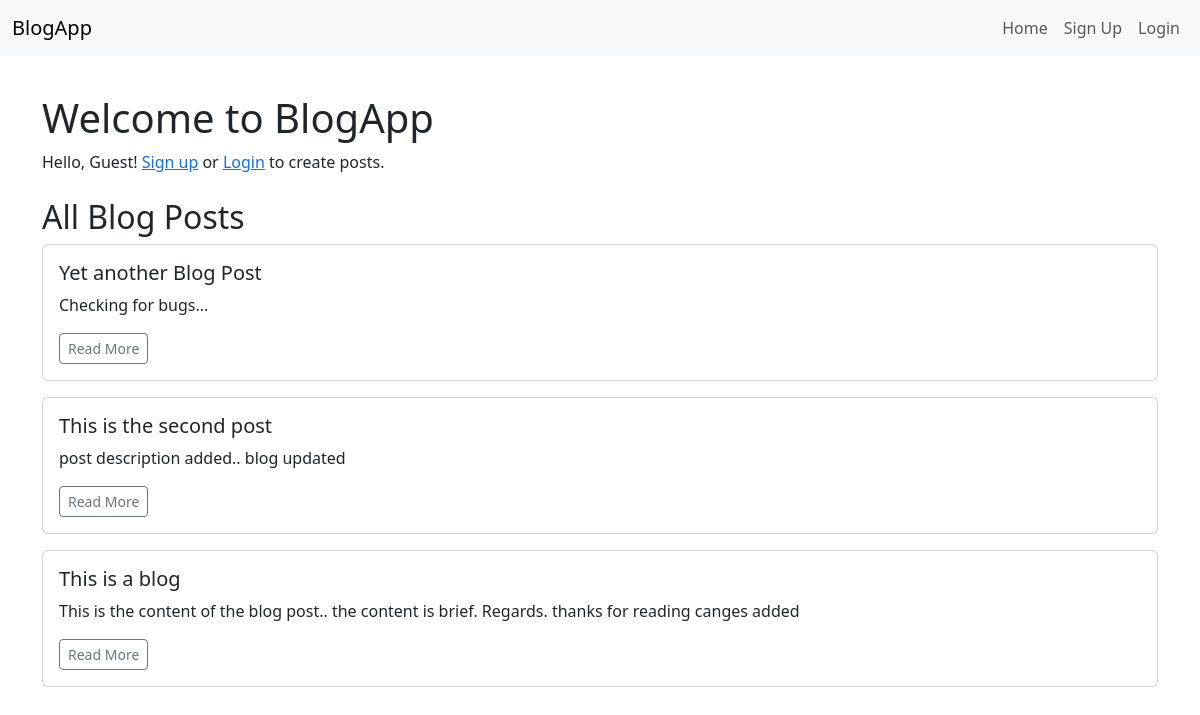
The page / on the database its author committed.
### blog/models.py (models this page shows, shortened)
class Post(models.Model):
    title = models.CharField(max_length=200)
    content = models.TextField()
    author = models.ForeignKey(User, on_delete=models.CASCADE)
    created_at = models.DateTimeField(auto_now_add=True)
    updated_at = models.DateTimeField(auto_now=True)

### blog/views.py (the view)
# urls.py: path('', views.home, name='home'),
def home(request):
    posts = Post.objects.all().order_by('-created_at')
    return render(request, 'home.html', {'posts': posts})

### blog/templates/home.html (shortened to what this page needs)
{% extends 'base.html' %}
{% block content %}
<div class="container mt-4">
  <h1>Welcome to BlogApp</h1>
  {% if user.is_authenticated %}
    <p>Hello, {{ user.username }}!</p>
    <a href="{% url 'create_post' %}" class="btn btn-primary mb-3">Create New Post</a>
  {% else %}
    <p>Hello, Guest! <a href="{% url 'signup' %}">Sign up</a> or <a href="{% url 'login' %}">Login</a> to create posts.</p>
  {% endif %}
  <h2 class="mt-4">All Blog Posts</h2>
  {% for post in posts %}
    <div class="card mb-3">
      <div class="card-body">
        <h5 class="card-title">{{ post.title }}</h5>
        <p class="card-text">{{ post.content|truncatewords:30 }}</p>
        <a href="{% url 'post_detail' post.id %}" class="btn btn-sm btn-outline-secondary">Read More</a>
      </div>
    </div>
  {% empty %}
    <p>No posts yet.</p>
  {% endfor %}
</div>
{% endblock %}

### blog/templates/base.html (shortened to what this page needs)
<!DOCTYPE html>
<html lang="en">
<head>
    <link href="https://cdn.jsdelivr.net/npm/bootstrap@5.3.8/dist/css/bootstrap.min.css" rel="stylesheet">
</head>
<body>
    <nav class="navbar navbar-expand-lg navbar-light bg-light fixed-top">
        <div class="container-fluid">
            <a class="navbar-brand" href="{% url 'home' %}">BlogApp</a>
            <div class="collapse navbar-collapse" id="navbarNav">
                <ul class="navbar-nav ms-auto">
                    {% if user.is_authenticated %}
                    <li class="nav-item">
                        <a class="nav-link" href="{% url 'logout' %}">Log Out</a>
                    </li>
                    {% else %}
                    <li class="nav-item"><a class="nav-link" href="{% url 'home' %}">Home</a></li>
                    <li class="nav-item"><a class="nav-link" href="{% url 'signup' %}">Sign Up</a></li>
                    <li class="nav-item"><a class="nav-link" href="{% url 'login' %}">Login</a></li>
                    {% endif %}
                </ul>
            </div>
        </div>
    </nav>
    <div style="padding-top: 70px;">
        {% block content %}{% endblock %}
    </div>
</body>
</html>

### rows shown on the page
Post: title "Yet another Blog Post", content "Checking for bugs..."
Post: title "This is the second post", content "post description added.. blog updated"
Post: title "This is a blog", content "This is the content of the blog post.. the content is brief. Regards. thanks for reading canges added"
